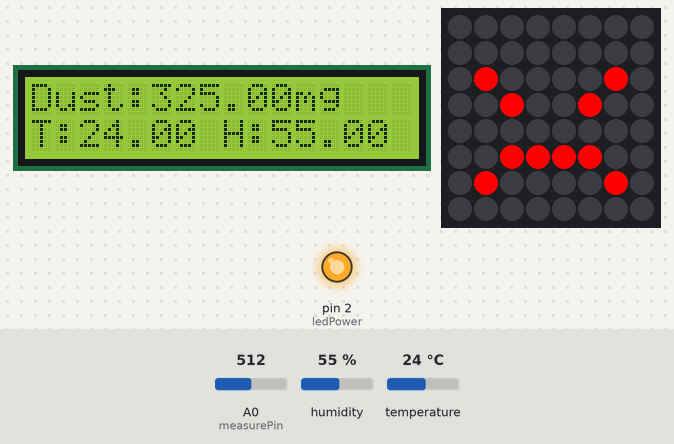
The sketch below on a simulated Arduino Uno, built with avr-gcc and run on an emulated ATmega328P. On the bench: 16×2 character LCD, 8×8 RGB LED matrix (first LED top left, wired row by row), output pins drawn as LEDs (lit = HIGH). The test bench sets the inputs (shaded band); at power-on: A0 (measurePin) = 512, humidity 55 %, temperature 24 °C. What the sketch prints to the serial monitor is not drawn.

Above: at 1.2 s.
1.3 s: A0 (measurePin) set to 716
At 4.2 s:
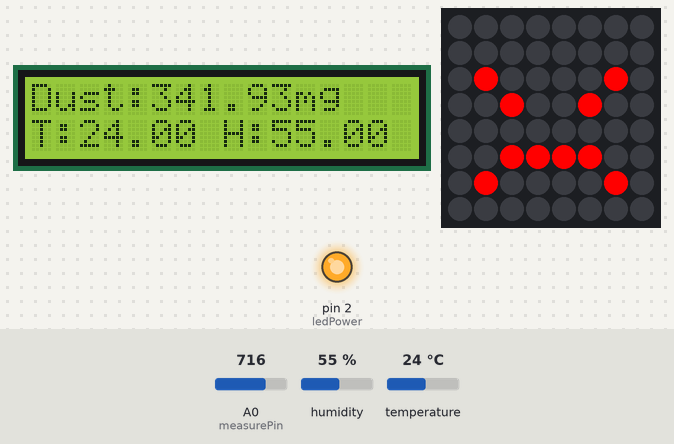
4.7 s: humidity set to 22 %
At 6.6 s:
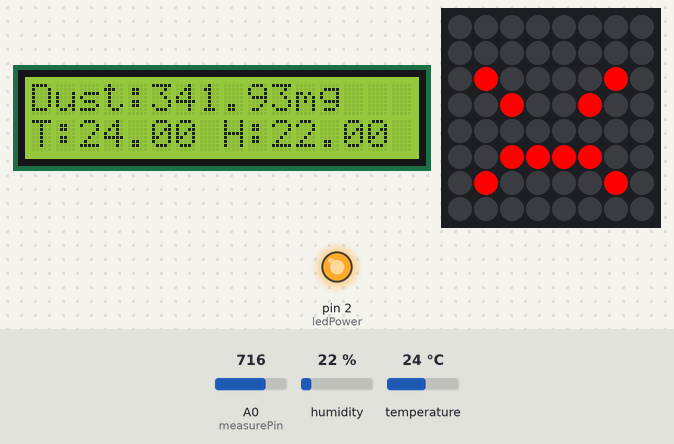
7.8 s: temperature set to 12 °C
At 10.2 s:
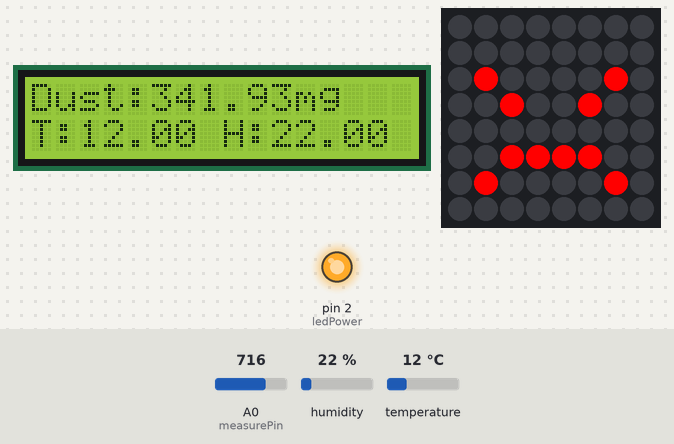
10.9 s: A0 (measurePin) set to 900
At 13.8 s:
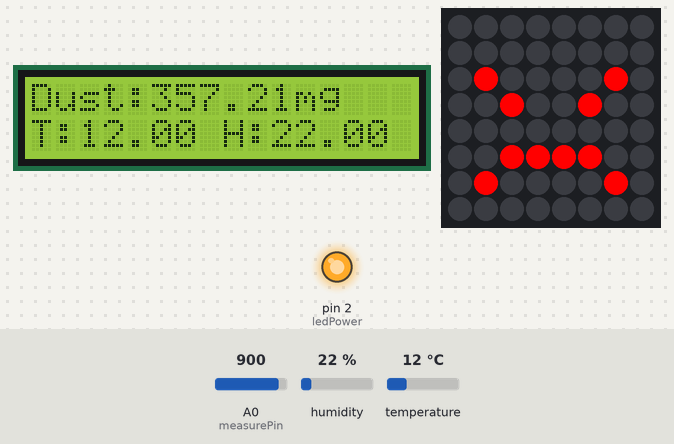
14.1 s: humidity set to 40 %
At 16.2 s:
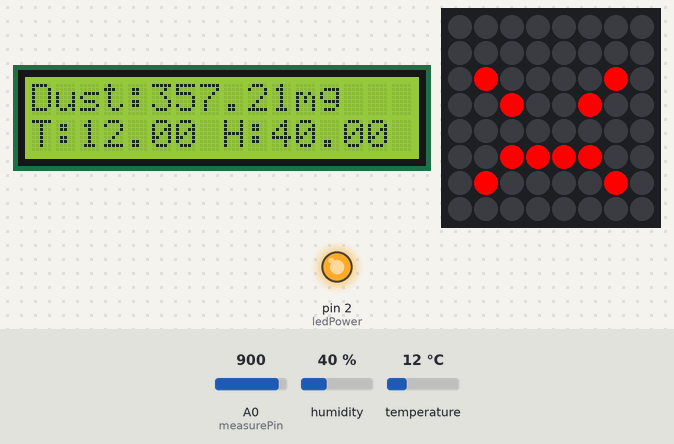
17.2 s: A0 (measurePin) set to 1023
At 19.8 s:
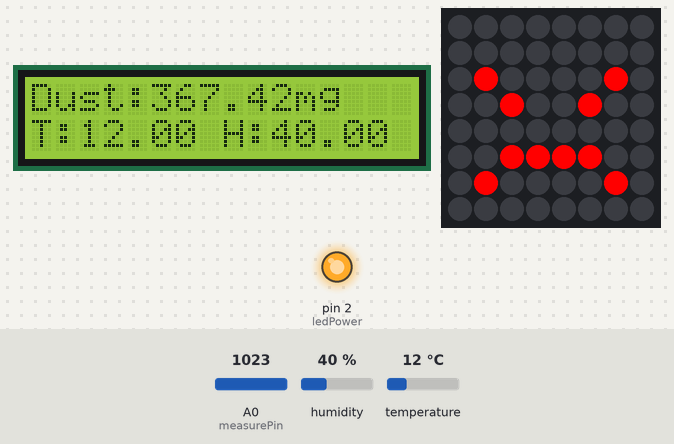
Timing chart, 0 to 21.3 s (numbered marks = the images above; inputs shaded):
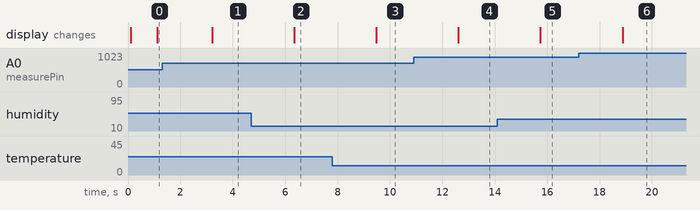

Measured:
- after the input at 1.3 s, the display: changes after 1.9 s (image 1)
- after the input at 4.7 s, the display: changes after 1.6 s (image 2)
- after the input at 7.8 s, the display: changes after 1.7 s (image 3)
- after the input at 10.9 s, the display: changes after 1.7 s (image 4)
- after the input at 14.1 s, the display: changes after 1.6 s (image 5)
- after the input at 17.2 s, the display: changes after 1.7 s (image 6)

The sketch:

01_Fine_Dust_Measuring_Instrument.ino
```cpp
#include <LiquidCrystal.h>
#include <Wire.h>
#include <Adafruit_GFX.h>
#include "Adafruit_LEDBackpack.h"
#include <DHT11.h>

//----------------------------------------------------------------------------------------------------------------------
int measurePin = 0;
int ledPower = 2;
int pin = 6;
float sensitivity = 0.1;
float pre_dustDensity = 0;

//----------------------------------------------------------------------------------------------------------------------
Adafruit_BicolorMatrix matrix = Adafruit_BicolorMatrix();
LiquidCrystal lcd(3, 4, 10, 11, 12, 13);
DHT11 dht11(pin);

//----------------------------------------------------------------------------------------------------------------------
static const uint8_t PROGMEM
veryGood_bmp[] =
{ B00000000,
  B01000010,
  B10100101,
  B00000000,
  B00000000,
  B01111110,
  B00111100,
  B00000000
},
good_bmp[] =
{ B00000000,
  B00000000,
  B00100100,
  B00100100,
  B00000000,
  B01111110,
  B00111100,
  B00000000
},
normal_bmp[] =
{ B00000000,
  B00000000,
  B00100100,
  B00100100,
  B00000000,
  B01111110,
  B00000000,
  B00000000
},
bad_bmp[] =
{ B00000000,
  B00000000,
  B00000000,
  B01100110,
  B00000000,
  B00111100,
  B01000010,
  B00000000
},
veryBad_bmp[] =
{ B00000000,
  B00000000,
  B01000010,
  B00100100,
  B00000000,
  B00111100,
  B01000010,
  B00000000
};

//----------------------------------------------------------------------------------------------------------------------
float get_dustDensity() {
  int samplingTime = 280;
  int deltaTime = 40;
  int sleepTime = 9680;
  float voMeasured = 0;
  float calcVoltage = 0;
  float dustDensity = 0;

  digitalWrite(ledPower, LOW);
  delayMicroseconds(samplingTime);

  voMeasured = analogRead(measurePin);

  delayMicroseconds(deltaTime);
  digitalWrite(ledPower, HIGH);
  delayMicroseconds(sleepTime);
  calcVoltage = voMeasured * (5.0 / 1024.0);
  dustDensity = (0.17 * calcVoltage - 0.1) * 1000;

  return dustDensity;
}

void dustCheckLed(float data) {
  if (data > 201) {
    //매우 나쁨
    matrix.clear();
    matrix.drawBitmap(0, 0, veryBad_bmp, 8, 8, LED_RED);
    matrix.writeDisplay();
  }
  else if (data > 120) {
    //나쁨
    matrix.clear();
    matrix.drawBitmap(0, 0, bad_bmp, 8, 8, LED_RED);
    matrix.writeDisplay();
  }
  else if (data > 80) {
    //약간 나쁨
    matrix.clear();
    matrix.drawBitmap(0, 0, normal_bmp, 8, 8, LED_YELLOW);
    matrix.writeDisplay();
  }
  else if (data > 30) {
    matrix.clear();
    matrix.drawBitmap(0, 0, good_bmp, 8, 8, LED_GREEN);
    matrix.writeDisplay();
  }
  else {
    matrix.clear();
    matrix.drawBitmap(0, 0, veryGood_bmp, 8, 8, LED_GREEN);
    matrix.writeDisplay();
  }
}
//----------------------------------------------------------------------------------------------------------------------
void setup() {
  Serial.begin(9600);
  pinMode(ledPower, OUTPUT);
  pre_dustDensity = get_dustDensity();
  lcd.begin(16, 2);
  matrix.begin(0x70);  // pass in the address
}

//----------------------------------------------------------------------------------------------------------------------
void loop() {

  float temp, humi;
  float now_dustDensity = get_dustDensity();
  float filtered_dustDensity = (now_dustDensity * sensitivity) + (pre_dustDensity * (1 - sensitivity));
  float  abs_filtered_dustDensity = abs(filtered_dustDensity);

  dht11.read(humi, temp);
  delay(DHT11_RETRY_DELAY);
  lcd.clear();

  dustCheckLed(abs_filtered_dustDensity);

  Serial.print(abs_filtered_dustDensity);
  Serial.println("mg");
  lcd.setCursor(0, 0);
  lcd.print("Dust:");
  lcd.print(abs_filtered_dustDensity);
  lcd.print("mg");

  lcd.setCursor(0, 1);
  lcd.print("T:");
  lcd.print(temp);

  lcd.print(" H:");
  lcd.print(humi);
}
```
